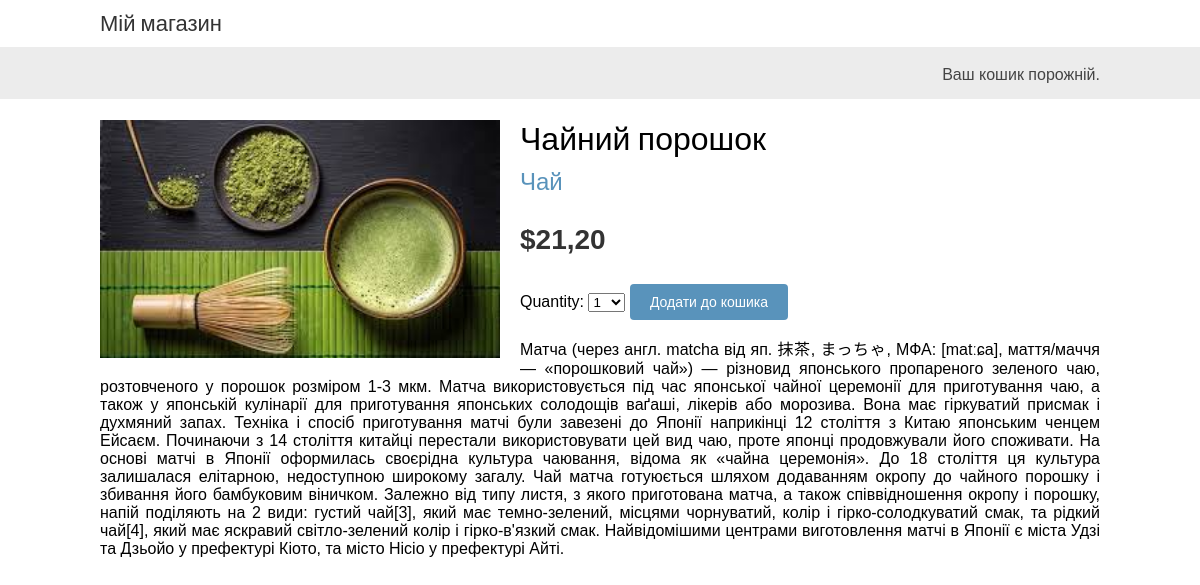
/3/tea-powder/, run on the app's committed database.
### shop/models.py (models this page shows, shortened)
class Product(models.Model):
    category = models.ForeignKey(Category, related_name='products', on_delete=models.CASCADE)
    name = models.CharField(max_length=200)
    slug = models.CharField(max_length=200)
    image = models.ImageField(upload_to='products/%Y/%m/%d', blank=True)
    description = models.TextField(blank=True)
    price = models.DecimalField(max_digits=10, decimal_places=2)
    available = models.BooleanField(default=True)
    created = models.DateTimeField(auto_now_add=True)
    updated = models.DateTimeField(auto_now=True)
    class Meta:
        ordering = ['name']
        indexes = [
            models.Index(fields=['id', 'slug']),
            models.Index(fields=['name']),
            models.Index(fields=['-created']),
        ]
        verbose_name = 'продукт'
        verbose_name_plural = 'продукти'

class Category(models.Model):
    name = models.CharField(max_length=200)
    slug = models.SlugField(max_length=200, unique=True)
    class Meta:
        ordering = ['name']
        indexes = [
            models.Index(fields=['name']),
                   ]
        verbose_name = 'категорія'
        verbose_name_plural = 'категорії'
    def __str__(self):
        return self.name
    def get_absolute_url(self):
        return reverse('shop:product_list_by_category', args=[self.slug])

### shop/views.py (the view)
# urls.py: path('<int:id>/<slug:slug>/', views.product_detail, name='product_detail'),
def product_detail(request, id, slug):
    product = get_object_or_404(Product,
                                id=id,
                                slug=slug,
                                available=True)
    cart_product_form = CartAddProductForm()
    return render(request,
                  'shop/product/detail.html',
                  {'product': product,
                   'cart_product_form': cart_product_form})

### cart/forms.py
class CartAddProductForm(forms.Form):
    quantity = forms.TypedChoiceField(
                                choices=PRODUCT_QUANTITY_CHOICES,
                                coerce=int)
    override = forms.BooleanField(required=False,
                                  initial=False,
                                  widget=forms.HiddenInput)

### cart/cart.py (called while the page is built)
    def __len__(self):
        return sum(item['quantity'] for item in self.cart.values())

### cart/context_processors.py (called while the page is built)
def cart(request):
    return {'cart': Cart(request)}

### shop/templates/shop/product/detail.html (shortened to what this page needs)
{% extends "shop/base.html" %}
{% load static %}
{% block content %}
  <div class="product-detail">
    <img src="{% if product.image %}{{ product.image.url }}{% else %}
    {% static 'img/no_image.png' %}{% endif %}">
    <h1>{{ product.name }}</h1>
    <h2>
      <a href="{{ product.category.get_absolute_url }}">
        {{ product.category }}
      </a>
    </h2>
    <p class="price">${{ product.price }}</p>
    <form action="{% url 'cart:cart_add' product.id %}" method="post">
      {{ cart_product_form }}
      <input type="submit" value="Додати до кошика">
    </form>
    {{ product.description|linebreaks }}
  </div>
{% endblock %}

### shop/static/css/base.css (style rules this page uses)
body { margin:0; padding:0; font-family:helvetica, sans-serif; }
h1, h2, h3, h4, h5 , h6 { font-family: 'Ubuntu', sans-serif; font-weight:normal; }
a { text-decoration:none; color:#5993bb; }
a.button, input[type="submit"] { color:#fff; background:#5993bb; border-radius:4px; padding:10px 20px; font-size:14px; border:0; }
.product-detail { text-align:justify; }
.product-detail .price { color:#333; font-size:28px; font-weight:bold; }
.product-detail img { width:40%; float:left; padding:0 20px 20px 0; }
.product-detail h1 { margin-bottom:0; }
.product-detail h2 { margin-top:10px; }

### data on the page
Product: image (picture), name "Чайний порошок", category "Чай", price "21,20", description "Матча (через англ. matcha від яп. 抹茶, まっちゃ, МФА: [matːɕa], маття/маччя — «порошковий чай») — різновид японського пропареного зеленого чаю, розтовченого у порошок розміром 1-3 мкм. Матча використовується під час японської чайної церемонії для приготування чаю, а також у японській кулінарії для приготування японських солодощів ваґаші, лікерів або морозива. Вона має гіркуватий присмак і духмяний запах. Техніка і спосіб приготування матчі були завезені до Японії наприкінці 12 століття з Китаю японським ченцем Ейсаєм. Починаючи з 14 століття китайці перестали використовувати цей вид чаю, проте японці продовжували його споживати. На основі матчі в Японії оформилась своєрідна культура чаювання,…"
